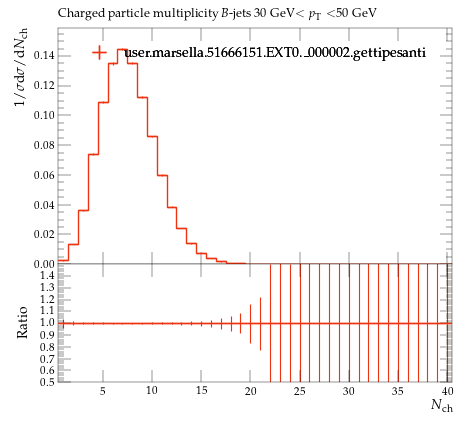

Reproduce this figure in Python.
#! /usr/bin/env python

# This Python script was auto-generated using YODA v2.0.2.
# Analysis object: /MC_HFDECAYS/avg_B_jet_ch_mult_30_50
# Timestamp: 24-07-2026 (16:40:05)

import matplotlib as mpl
import matplotlib.pyplot as plt
mpl.use('Agg') # comment out for interactive use
import os
import numpy as np

plotDir = os.path.split(os.path.realpath(__file__))[0]
if 'YODA_USER_PLOT_PATH' in globals():
    plot_outdir = globals()['YODA_USER_PLOT_PATH']
else:
    plot_outdir = plotDir

#plot style
plt.style.use(os.path.join(plotDir, '../default.mplstyle'))
# plot metadata
figW, figH = plt.rcParams['figure.figsize']
ax_xLabel = r'$N_\mathrm{ch}$'
ax_yLabel = r'$1/\sigma \mathrm{d}\sigma/\mathrm{d}N_\mathrm{ch}$'
ax_title  = r'Charged particle multiplicity $B$-jets 30 GeV$<p_\mathrm{T}<$50 GeV'
ax_xScale = 'linear'
ax_yScale = 'linear'
xLims = (0.5, 40.5)
yLims = (0.0, 0.15900797000000003)
xMinorTickMarks = 0

# TeX-friendly labels for the legend
labels = {
    'legend' : ([ r"user.marsella.51666151.EXT0.\_000002.gettipesanti" ], r""),
}

# Adjust canvas width and height
canvasW = 10.0
canvasH = 9.0
figW *= canvasW/10.
figH *= canvasH/9.

# Create figure and axis objects
fig, (ax, ratio0_ax) = plt.subplots(2, 1, sharex=True,
                  figsize=(figW,figH), gridspec_kw={'height_ratios': (6.0, 3.0)})

# Set figure margins
plt.subplots_adjust(
    left   = 1.0 * plt.rcParams['figure.subplot.left'],
    right  = 1.0 * plt.rcParams['figure.subplot.right'],
    top    = 1.0 * plt.rcParams['figure.subplot.top'],
    bottom = 1.0 * plt.rcParams['figure.subplot.bottom'])

ratio0_ax.yaxis.set_major_locator(mpl.ticker.MultipleLocator(0.1))
ratio0_ax.set_ylim(0.5, 1.4999)
ratio0_ax.set_ylabel('Ratio')
ratio0_ax.xaxis.set_minor_locator(mpl.ticker.NullLocator())

# the numerical data is stored in a separate file
dataf = dict()
prefix = os.path.split(__file__)[0]
if prefix:    prefix = prefix + '/'
exec(open(prefix+'avg_B_jet_ch_mult_30_50__data.py').read(), dataf)


legend_handles = dict() # keep track of handles for the legend

# style options for curves
# starts at zorder>=5 to draw curve on top of legend
styles = {
  'user.marsella.51666151.EXT0._000002.gettipesanti.yoda.gz': {
    'color' : '#EE3311',
    'linestyle' : '-',
    'linewidth' : 1,
    'marker' : 'none',
    'markersize' : 2,
    'capsize' : 0.0,
    'zorder' : 5,
    'histstyle' : 1,
    'drawstyle' : 'steps-pre',
    'xerrorbars' : 1,
    'yerrorbars' : 1,
    'fillcolor' : None,
    'fillopacity' : 1.0,
    'ratio0_linestyle' : '-',
    'ratio0_linewidth' : 1,
    'ratio0_marker' : 'none',
    'ratio0_markersize' : 2,
    'ratio0_capsize' : 0.0,
    'ratio0_zorder' : 5,
    'ratio0_histstyle' : 1,
    'ratio0_drawstyle' : 'steps-pre',
    'ratio0_xerrorbars' : 1,
    'ratio0_yerrorbars' : 1,
  },
}

# curve from input yoda files in main panel
for label, yvals in dataf['yvals'].items():
    if all(np.isnan(v) for v in dataf['yvals'][label]):
        continue
    tmp = None
    if styles[label]['histstyle']: # draw as histogram
        xpos = dataf['xedges'][label] if styles[label]['drawstyle'] else dataf['xpoints'][label]
        ypos = np.insert(yvals, 0, yvals[0]) if styles[label]['drawstyle'] else yvals
        if styles[label]['fillcolor']: # fill area below curve
            ax.fill_between(xpos, ypos, step='pre',
                            color=styles[label]['fillcolor'],
                            alpha=styles[label]['fillopacity'])
        tmp, = ax.plot(xpos, ypos,
                       color=styles[label]['color'],
                       linestyle=styles[label]['linestyle'],
                       linewidth=styles[label]['linewidth'],
                       drawstyle=styles[label]['drawstyle'], solid_joinstyle='miter',
                       zorder=styles[label]['zorder'], label=label)
    tmp = ax.errorbar(dataf['xpoints'][label], yvals,
                      xerr=np.array(dataf['xerrs'][label])*styles[label]['xerrorbars'],
                      yerr=np.array(dataf['yerrs'][label])*styles[label]['yerrorbars'],
                      fmt=styles[label]['marker'], capsize=styles[label]['capsize'],
                      markersize=styles[label]['markersize'],
                      ecolor=styles[label]['color'],
                      color=styles[label]['color'], zorder=styles[label]['zorder'])
    tmp[-1][0].set_linestyle(styles[label]['linestyle'])
    tmp[-1][0].set_linewidth(styles[label]['linewidth'])
    if label in dataf['add_legend_handle']:  legend_handles[label] = tmp
    for varLabel in dataf['variation_yvals'].keys():
        if varLabel.startswith(label):
            tmp, = ax.plot(dataf['xedges'][label], dataf['variation_yvals'][varLabel],
                           color=styles[label]['color'],
                           linestyle=styles[label]['linestyle'],
                           linewidth=styles[label]['linewidth'],
                           drawstyle='steps-pre', solid_joinstyle='miter',
                           zorder=styles[label]['zorder'], alpha=0.5)


# plots on ratio panel
# curve from input yoda files in ratio panel
for label, yvals in dataf['ratio0_yvals'].items():
    if all(np.isnan(v) for v in yvals):
        continue
    if styles[label]['ratio0_histstyle']: # plot as histogram
        xpos = dataf['xedges']['user.marsella.51666151.EXT0._000002.gettipesanti.yoda.gz'] if styles[label]['ratio0_drawstyle'] else dataf['xpoints']['user.marsella.51666151.EXT0._000002.gettipesanti.yoda.gz']
        ypos = np.insert(yvals, 0, yvals[0]) if styles[label]['ratio0_drawstyle'] else yvals
        ratio0_ax.plot(xpos, ypos,
                       color=styles[label]['color'],
                       linewidth=styles[label]['linewidth'],
                       linestyle=styles[label]['ratio0_linestyle'],
                       drawstyle=styles[label]['ratio0_drawstyle'], zorder=styles[label]['zorder'],
                       solid_joinstyle='miter')
    tmp = ratio0_ax.errorbar(dataf['xpoints']['user.marsella.51666151.EXT0._000002.gettipesanti.yoda.gz'], yvals,
                             xerr=np.array(dataf['ref_xerrs'])*styles[label]['ratio0_xerrorbars'],
                             yerr=np.array(dataf['ratio0_yerrs'][label])*styles[label]['ratio0_yerrorbars'],
                             fmt=styles[label]['ratio0_marker'], capsize=styles[label]['ratio0_capsize'],
                             markersize=styles[label]['ratio0_markersize'],
                             ecolor=styles[label]['color'],
                             color=styles[label]['color'])
    tmp[-1][0].set_linestyle(styles[label]['ratio0_linestyle'])
    tmp[-1][0].set_linewidth(styles[label]['ratio0_linewidth'])

    for varlabel in dataf['ratio0_variation_vals'].keys():
        if varlabel.startswith(label):
            ratio0_ax.plot(dataf['xedges']['user.marsella.51666151.EXT0._000002.gettipesanti.yoda.gz'],
                            dataf['ratio0_variation_vals'][varlabel],
                            color=styles[label]['color'],
                            linestyle=styles[label]['linestyle'],
                            linewidth=styles[label]['linewidth'],
                            drawstyle='steps-pre', solid_joinstyle='miter',
                            zorder=1, alpha=0.5)

legend_items = list(legend_handles.values())
ax.add_artist(ax.legend(legend_items,
                        labels['legend'][0],
                        title=labels['legend'][1],
                        alignment='left',
                        loc='upper center',
                        bbox_to_anchor=(0.5, 0.97)))

# set plot metadata as defined above
ratio0_ax.set_xlabel(ax_xLabel)
ratio0_ax.xaxis.set_label_coords(1., -0.15)
ax.set_ylabel(ax_yLabel, ha='right', va='top')
ax.yaxis.set_label_coords(-0.11, 1.0)
ax.set_title(ax_title, loc='left')
ax.set_xscale(ax_xScale)
ax.set_yscale(ax_yScale)
ax.set_xlim(xLims)
ax.set_ylim(yLims)

# tick formatting
plt.rcParams['xtick.top'] = True
plt.rcParams['ytick.right'] = True
ax.xaxis.set_minor_locator(mpl.ticker.NullLocator())
fig.align_ylabels((ax, ratio0_ax))
plt.savefig(os.path.join(plot_outdir, 'avg_B_jet_ch_mult_30_50.pdf'), format='PDF')
plt.savefig(os.path.join(plot_outdir, 'avg_B_jet_ch_mult_30_50.png'), format='PNG')

plt.close(fig)
